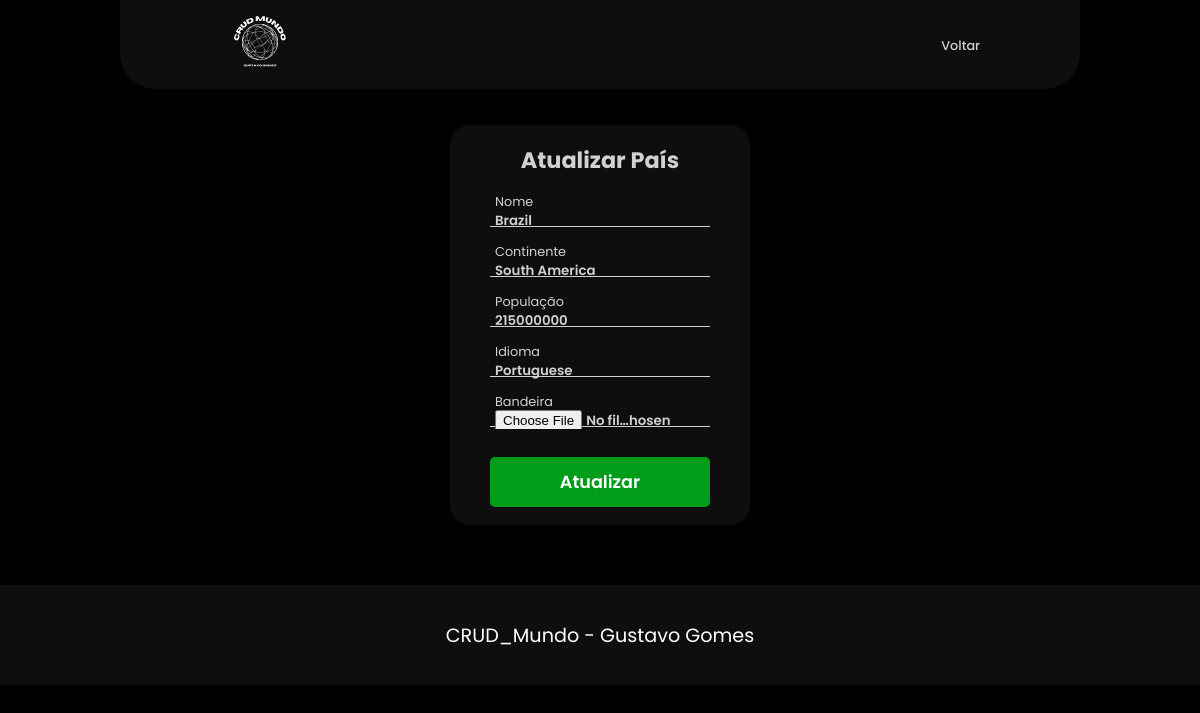
The page /crud/update/update_paises.php?id_pais=1 on the database its author committed.
### tables this page shows
create table paises (
    id_pais int primary key auto_increment,
    nome varchar(80) not null,
    continente varchar (20) not null,
    populacao int not null,
    idioma varchar(20) not null,
    bandeira varchar(255) not null
);

### crud/update/update_paises.php (the view, shortened to what this page needs)
<?php
include '/xampp/htdocs/CRUD_Mundo/SRC/database/db.php';
$id_pais = intval($_GET['id_pais']);
$query = "SELECT * FROM paises WHERE id_pais = ?";
$stmt = $conn->prepare($query);
$stmt->bind_param("i", $id_pais);
$stmt->execute();
$result = $stmt->get_result();
$pais = $result->fetch_assoc();
?>
<!DOCTYPE html>
<html lang="pt-br">
<head>
    <link rel="stylesheet" href="style.css" class="css">
</head>
<body>
    <header>
        <div class="logo">
            <a href="../../index.php" title="Logo"><img src="../../assets/img/logo.svg" alt="Logo" title="Logo"/></a>
        </div>
        <nav class="navbar">
            <a class="navbaritem" href="../crud.php">Voltar</a>
        </nav>
    </header>
    <main>
        <div class="wrap">
            <div class="form-box">
                <h2>Atualizar País</h2>
                <form action="update_paises.php?id_pais=<?php echo $id_pais; ?>" method="post" autocomplete="off" enctype="multipart/form-data">
                    <div class="input-box">
                        <input type="text" name="nome" value="<?php echo htmlspecialchars($pais['nome']); ?>" required>
                        <label>Nome</label>
                    </div>
                    <div class="input-box">
                        <input type="text" name="continente" value="<?php echo htmlspecialchars($pais['continente']); ?>" required>
                        <label>Continente</label>
                    </div>
                    <div class="input-box">
                        <input type="number" name="populacao" value="<?php echo htmlspecialchars($pais['populacao']); ?>" required>
                        <label>População</label>
                    </div>
                    <div class="input-box">
                        <input type="text" name="idioma" value="<?php echo htmlspecialchars($pais['idioma']); ?>" required>
                        <label>Idioma</label>
                    </div>
                    <div class="input-box">
                        <input type="file" name="bandeira">
                        <label>Bandeira</label>
                    </div>
                    <button type="submit" class="btn">Atualizar</button>
                </form>
            </div>
        </div>
    </main>
    <footer>
         <p> CRUD_Mundo - Gustavo Gomes </p>
    </footer>
</body>
</html>

### crud/update/style.css (style rules this page uses)
* { font-family: "Poppins", "sans-serif"; color: #fff; border: 0; margin: 0%; padding: 0%; box-sizing: border-box; }
body { background-color: #000000; height: 100vh; justify-content: center; align-items: center; user-select: none; }
header { position: relative; top: 0; left: 50%; transform: translateX(-50%); width: 80%; display: flex; justify-content: space-between; align-items: center; padding: 1px 100px; background-color: #0e0e0e; border-bottom-left-radius: 35px; border-bottom-right-radius: 35px; }
.logo a img { width: 80px; height: 80px; }
.navbar a { position: relative; font-size: 0.8em; text-decoration: none; color: #d1d1d1; font-weight: 500; margin-left: 40px; }
.navbar a::after { content: ''; position: absolute; width: 100%; height: 3px; left: 0; bottom: -6px; border-radius: 5px; background: #c7c4c4; transform: scaleX(0); transition: all 0.3s; }
main { display: flex; justify-content: center; align-items: center; margin-top: 3%; }
.wrap { position: relative; width: 300px; height: 400px; background: #0e0e0e; border-radius: 20px; display: flex; justify-content: center; align-items: center; }
.form-box { width: 100%; padding: 40px; }
.form-box h2 { font-size: 1.4em; color: #d1d1d1; text-align: center; }
.input-box { position: relative; width: 100%; height: 20px; border-bottom: 1px solid #d1d1d1; margin: 30px 0; }
.input-box label { position: absolute; top: 50%; transform: translateY(-50%); left: 5px; font-size: 0.8em; font-weight: 400; color: #d1d1d1; pointer-events: none; transition: .5s; }
.input-box input { width: 100%; height: 100%; background: transparent; border: none; outline: none; color: #d1d1d1; font-weight: 600; padding: 0 35px 0 5px; }
.input-box input:not(:placeholder-shown)~label { top: -5px; }
.btn { width: 100%; height: 50px; text-align: center; padding: 5px 10px 5px 10px; border-radius: 5px; background: #009c1a; cursor: pointer; transition: all .2s; font-weight: 600; font-size: 1.1em; }
footer { background-color: #0e0e0e; width: 100%; height: 100px; font-size: 1.2em; display: flex; text-align: center; justify-content: center; align-items: center; margin-top: 5%; }

### rows shown on the page
paises: nome "Brazil", continente "South America", populacao "215000000", idioma "Portuguese"
